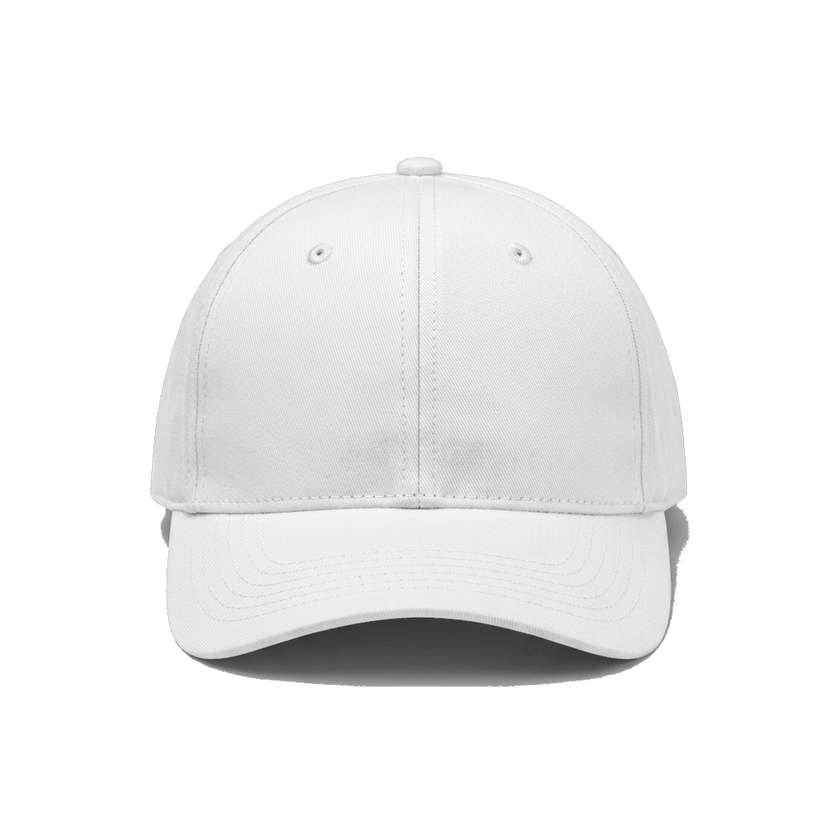
#> input picture dist-mockups/staging/smart-v1/templates/cap/front.png, 840 x 840 px, shrunk from 1024 x 1024 before the run
$ python -i analyze_apparel_visuals.py   (imports and definitions only)
#> lines starting #> are read from the running program, lines starting #| are printed output that depends on the picture; after the words box and inside, x2 and y2 are one past the last pixel; in counts of white or black regions, pixels touching at a corner belong together
import json, hashlib
from pathlib import Path
from PIL import Image, ImageStat, ImageChops, ImageFilter
import numpy as np
ROOT=Path('/home/ubuntu/trynex-lifestyle')
PUB=ROOT/'artifacts/trynex-storefront/public/mockups/apparel-v5'
# [1 line that did not run here, left out]
FAMS={'tshirt':['white','black','navy','maroon','olive','sky-blue','grey','red'],'longsleeve':['white','black','navy','maroon','olive','grey','red','sky-blue','burgundy','forest'],'hoodie':['white','black','navy','grey','maroon','olive','red','sky-blue','forest','burgundy']}
VIEWS=['front','back','left-sleeve','right-sleeve','neck-label']
def metrics(p):
 im=Image.open(p).convert('RGBA'); a=np.array(im.getchannel('A')); rgb=np.array(im.convert('RGB'))
#> in metrics, im is the input picture: PIL image 840x840 RGBA; mean R, G, B, A 71.8, 71.7, 71.7, 84.9
#> after `a = np.array(im.getchannel('A'))`:
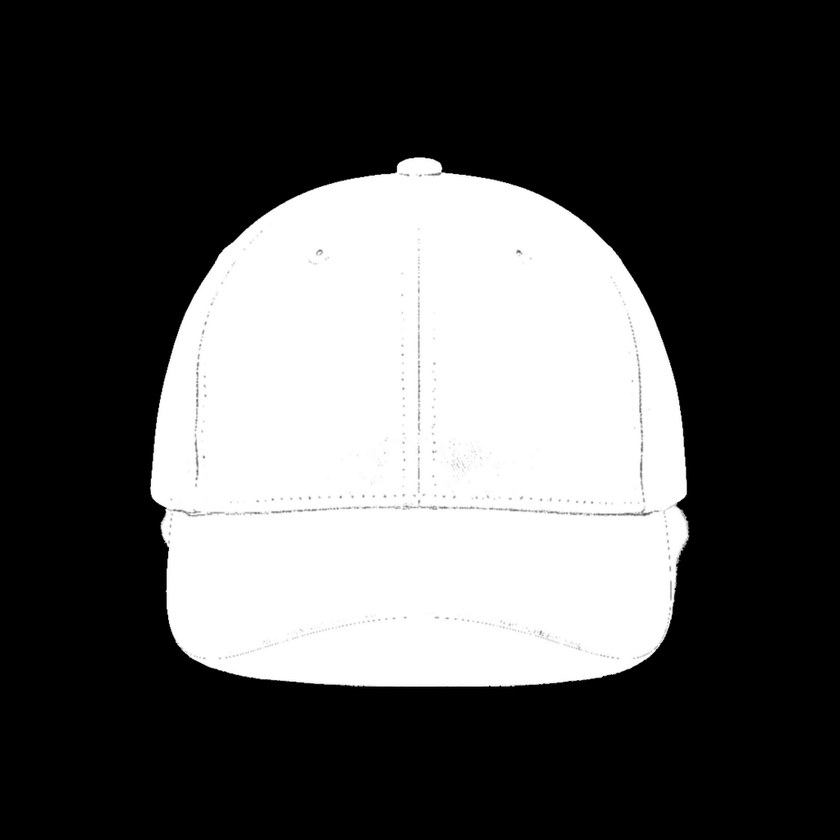
#> a: shape (840, 840); min 0, max 255, mean 84.9
#> after `rgb = np.array(im.convert('RGB'))`:
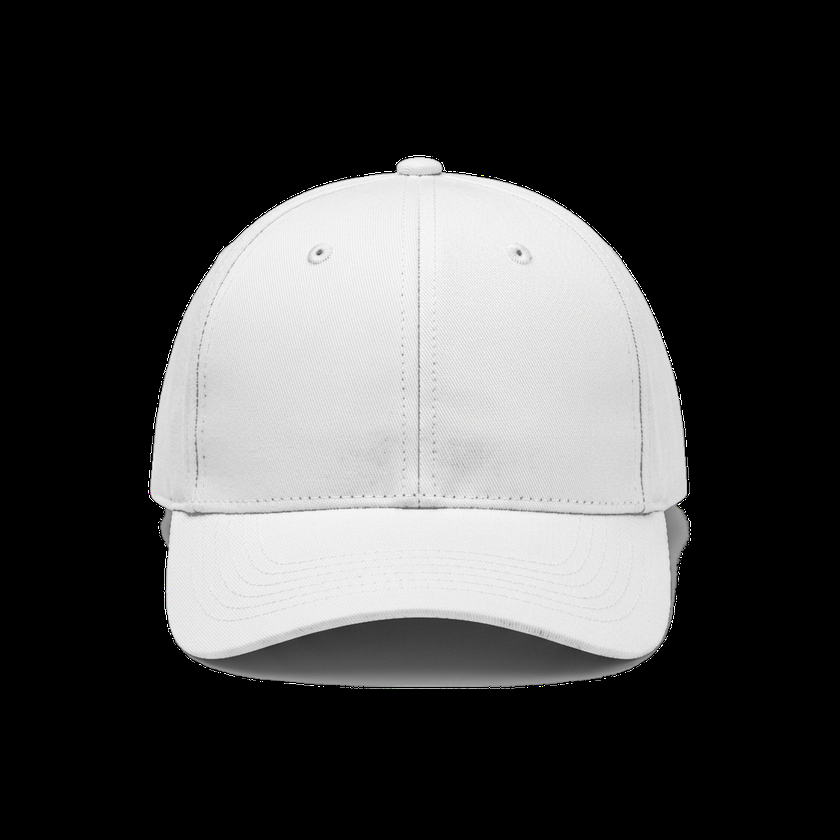
#> rgb: shape (840, 840, 3); mean R, G, B 71.8, 71.7, 71.7
 mask=a>8; pixels=rgb[mask]
#> after `mask = a > 8`:
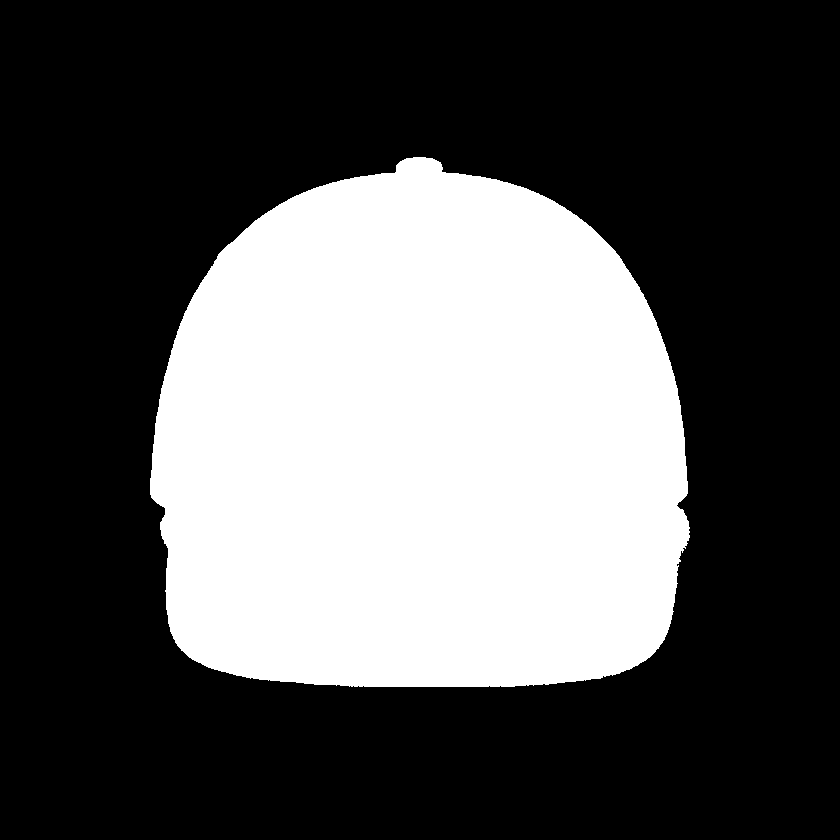
#> mask: shape (840, 840) bool; 33.6% white; 1 white region, box (x1, y1, x2, y2) and area: (150, 157, 690, 687) 237354
 gray=(pixels[:,0]*.299+pixels[:,1]*.587+pixels[:,2]*.114) if len(pixels) else np.array([])
 # local texture estimate after removing low-frequency shading
 g=np.array(im.convert('L'),dtype=np.float32); blur=np.array(im.convert('L').filter(ImageFilter.GaussianBlur(5)),dtype=np.float32); resid=np.abs(g-blur)[a>8]
#> after `blur = np.array(im.convert('L').filter(ImageFilter.GaussianBlur(5)), d`:
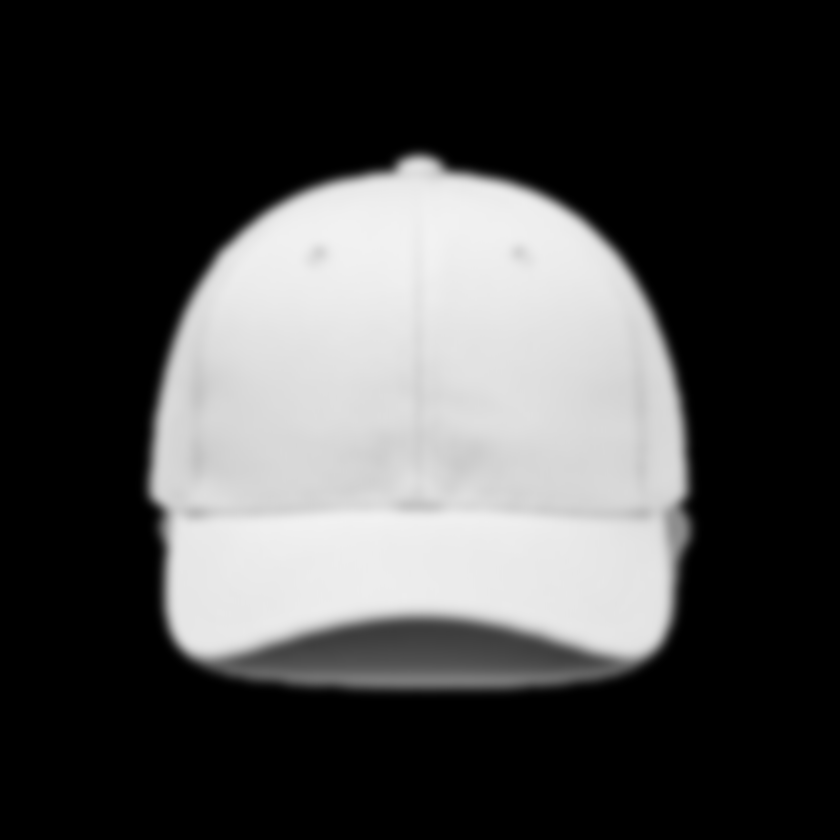
#> blur: shape (840, 840) float32; min 0, max 242, mean 71.8
 return {'mean_rgb':[round(float(x),2) for x in pixels.mean(0)],'std_rgb':[round(float(x),2) for x in pixels.std(0)],'luma_std':round(float(gray.std()),2),'local_texture_mean_abs':round(float(resid.mean()),2),'opaque_ratio':round(float((a==255).sum()/a.size),4),'alpha_bbox':im.getchannel('A').getbbox()}
out={'stale_inventory_rows':[],'surface_metrics':{},'family_color_view_flags':{},'front_back_similarity':{}}
# [26 lines not run here, left out]

>>> result = metrics('../dist-mockups/staging/smart-v1/templates/cap/front.png')
#> result = {'mean_rgb': [212.3, 212.2, 212.2], 'std_rgb': [43.26, 43.28, 43.26], 'luma_std': 43.27, 'local_texture_mean_abs': 7.99, 'opaque_ratio': 0.298, 'alpha_bbox': (148, 155, 692, 689)}
